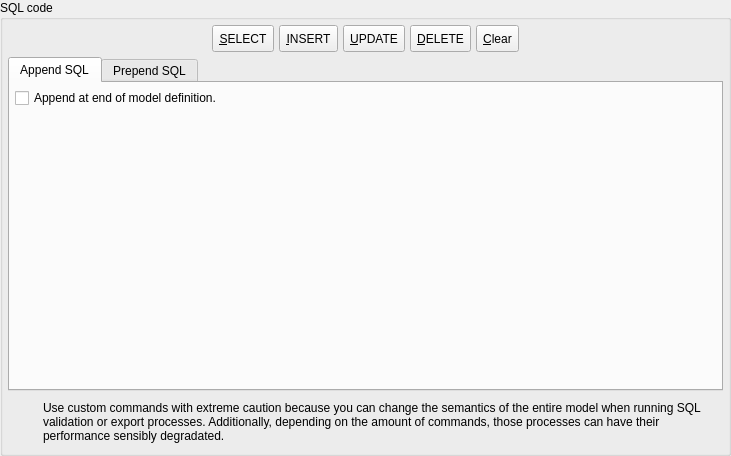
<?xml version="1.0" encoding="UTF-8"?>
<ui version="4.0">
 <class>CustomSQLWidget</class>
 <widget class="QWidget" name="CustomSQLWidget">
  <property name="geometry">
   <rect>
    <x>0</x>
    <y>0</y>
    <width>731</width>
    <height>456</height>
   </rect>
  </property>
  <property name="sizePolicy">
   <sizepolicy hsizetype="Expanding" vsizetype="Expanding">
    <horstretch>0</horstretch>
    <verstretch>0</verstretch>
   </sizepolicy>
  </property>
  <property name="minimumSize">
   <size>
    <width>0</width>
    <height>0</height>
   </size>
  </property>
  <property name="windowTitle">
   <string>Add custom SQL code</string>
  </property>
  <layout class="QGridLayout" name="sqlappend_grid">
   <property name="leftMargin">
    <number>0</number>
   </property>
   <property name="topMargin">
    <number>0</number>
   </property>
   <property name="rightMargin">
    <number>0</number>
   </property>
   <property name="bottomMargin">
    <number>0</number>
   </property>
   <property name="spacing">
    <number>5</number>
   </property>
   <item row="0" column="0">
    <widget class="QGroupBox" name="sqlcode_grp">
     <property name="title">
      <string>SQL code</string>
     </property>
     <layout class="QVBoxLayout" name="verticalLayout_3">
      <property name="spacing">
       <number>5</number>
      </property>
      <property name="leftMargin">
       <number>5</number>
      </property>
      <property name="topMargin">
       <number>5</number>
      </property>
      <property name="rightMargin">
       <number>5</number>
      </property>
      <property name="bottomMargin">
       <number>5</number>
      </property>
      <item>
       <layout class="QHBoxLayout" name="horizontalLayout">
        <property name="spacing">
         <number>5</number>
        </property>
        <item>
         <spacer name="horizontalSpacer">
          <property name="orientation">
           <enum>Qt::Horizontal</enum>
          </property>
          <property name="sizeHint" stdset="0">
           <size>
            <width>40</width>
            <height>20</height>
           </size>
          </property>
         </spacer>
        </item>
        <item>
         <widget class="QToolButton" name="select_tb">
          <property name="sizePolicy">
           <sizepolicy hsizetype="Preferred" vsizetype="Preferred">
            <horstretch>0</horstretch>
            <verstretch>0</verstretch>
           </sizepolicy>
          </property>
          <property name="minimumSize">
           <size>
            <width>0</width>
            <height>27</height>
           </size>
          </property>
          <property name="font">
           <font>
            <italic>false</italic>
           </font>
          </property>
          <property name="toolTip">
           <string>Puts an SELECT command template at current cursor position.</string>
          </property>
          <property name="text">
           <string>&amp;SELECT</string>
          </property>
          <property name="icon">
           <iconset resource="../../res/resources.qrc">
            <normaloff>:/icons/icons/objselect.png</normaloff>:/icons/icons/objselect.png</iconset>
          </property>
          <property name="iconSize">
           <size>
            <width>25</width>
            <height>25</height>
           </size>
          </property>
          <property name="popupMode">
           <enum>QToolButton::InstantPopup</enum>
          </property>
          <property name="toolButtonStyle">
           <enum>Qt::ToolButtonTextBesideIcon</enum>
          </property>
         </widget>
        </item>
        <item>
         <widget class="QToolButton" name="insert_tb">
          <property name="sizePolicy">
           <sizepolicy hsizetype="Preferred" vsizetype="Preferred">
            <horstretch>0</horstretch>
            <verstretch>0</verstretch>
           </sizepolicy>
          </property>
          <property name="minimumSize">
           <size>
            <width>0</width>
            <height>27</height>
           </size>
          </property>
          <property name="font">
           <font>
            <italic>false</italic>
           </font>
          </property>
          <property name="toolTip">
           <string>Puts an INSERT command template at current cursor position.</string>
          </property>
          <property name="text">
           <string>&amp;INSERT</string>
          </property>
          <property name="icon">
           <iconset resource="../../res/resources.qrc">
            <normaloff>:/icons/icons/add.png</normaloff>:/icons/icons/add.png</iconset>
          </property>
          <property name="iconSize">
           <size>
            <width>25</width>
            <height>25</height>
           </size>
          </property>
          <property name="popupMode">
           <enum>QToolButton::InstantPopup</enum>
          </property>
          <property name="toolButtonStyle">
           <enum>Qt::ToolButtonTextBesideIcon</enum>
          </property>
         </widget>
        </item>
        <item>
         <widget class="QToolButton" name="update_tb">
          <property name="sizePolicy">
           <sizepolicy hsizetype="Preferred" vsizetype="Preferred">
            <horstretch>0</horstretch>
            <verstretch>0</verstretch>
           </sizepolicy>
          </property>
          <property name="minimumSize">
           <size>
            <width>0</width>
            <height>27</height>
           </size>
          </property>
          <property name="font">
           <font>
            <italic>false</italic>
           </font>
          </property>
          <property name="toolTip">
           <string>Puts an UPDATE command template at current cursor position.</string>
          </property>
          <property name="text">
           <string>&amp;UPDATE</string>
          </property>
          <property name="icon">
           <iconset resource="../../res/resources.qrc">
            <normaloff>:/icons/icons/refresh.png</normaloff>:/icons/icons/refresh.png</iconset>
          </property>
          <property name="iconSize">
           <size>
            <width>25</width>
            <height>25</height>
           </size>
          </property>
          <property name="popupMode">
           <enum>QToolButton::InstantPopup</enum>
          </property>
          <property name="toolButtonStyle">
           <enum>Qt::ToolButtonTextBesideIcon</enum>
          </property>
         </widget>
        </item>
        <item>
         <widget class="QToolButton" name="delete_tb">
          <property name="sizePolicy">
           <sizepolicy hsizetype="Preferred" vsizetype="Preferred">
            <horstretch>0</horstretch>
            <verstretch>0</verstretch>
           </sizepolicy>
          </property>
          <property name="minimumSize">
           <size>
            <width>0</width>
            <height>27</height>
           </size>
          </property>
          <property name="font">
           <font>
            <italic>false</italic>
           </font>
          </property>
          <property name="toolTip">
           <string>Puts an DELETE command template at current cursor position.</string>
          </property>
          <property name="text">
           <string>&amp;DELETE</string>
          </property>
          <property name="icon">
           <iconset resource="../../res/resources.qrc">
            <normaloff>:/icons/icons/delete.png</normaloff>:/icons/icons/delete.png</iconset>
          </property>
          <property name="iconSize">
           <size>
            <width>25</width>
            <height>25</height>
           </size>
          </property>
          <property name="popupMode">
           <enum>QToolButton::InstantPopup</enum>
          </property>
          <property name="toolButtonStyle">
           <enum>Qt::ToolButtonTextBesideIcon</enum>
          </property>
         </widget>
        </item>
        <item>
         <widget class="QToolButton" name="clear_tb">
          <property name="sizePolicy">
           <sizepolicy hsizetype="Preferred" vsizetype="Preferred">
            <horstretch>0</horstretch>
            <verstretch>0</verstretch>
           </sizepolicy>
          </property>
          <property name="font">
           <font>
            <italic>false</italic>
           </font>
          </property>
          <property name="toolTip">
           <string/>
          </property>
          <property name="text">
           <string>&amp;Clear</string>
          </property>
          <property name="icon">
           <iconset resource="../../res/resources.qrc">
            <normaloff>:/icons/icons/cleartext.png</normaloff>:/icons/icons/cleartext.png</iconset>
          </property>
          <property name="iconSize">
           <size>
            <width>25</width>
            <height>25</height>
           </size>
          </property>
          <property name="toolButtonStyle">
           <enum>Qt::ToolButtonTextBesideIcon</enum>
          </property>
         </widget>
        </item>
        <item>
         <spacer name="horizontalSpacer_2">
          <property name="orientation">
           <enum>Qt::Horizontal</enum>
          </property>
          <property name="sizeHint" stdset="0">
           <size>
            <width>40</width>
            <height>20</height>
           </size>
          </property>
         </spacer>
        </item>
       </layout>
      </item>
      <item>
       <widget class="QTabWidget" name="sqlcodes_twg">
        <property name="currentIndex">
         <number>0</number>
        </property>
        <widget class="QWidget" name="tab">
         <attribute name="title">
          <string>Append SQL</string>
         </attribute>
         <layout class="QVBoxLayout" name="verticalLayout_2">
          <property name="spacing">
           <number>5</number>
          </property>
          <property name="leftMargin">
           <number>5</number>
          </property>
          <property name="topMargin">
           <number>5</number>
          </property>
          <property name="rightMargin">
           <number>5</number>
          </property>
          <property name="bottomMargin">
           <number>5</number>
          </property>
          <item>
           <widget class="QCheckBox" name="end_of_model_chk">
            <property name="toolTip">
             <string>Append the SQL code at the very end of model definition.
Unchecking this will cause the SQL to be appended at the end of CREATE DATABASE command.</string>
            </property>
            <property name="text">
             <string>Append at end of model definition.</string>
            </property>
           </widget>
          </item>
          <item>
           <widget class="QWidget" name="append_sql_wgt" native="true"/>
          </item>
         </layout>
        </widget>
        <widget class="QWidget" name="tab_2">
         <attribute name="title">
          <string>Prepend SQL</string>
         </attribute>
         <layout class="QVBoxLayout" name="verticalLayout">
          <property name="spacing">
           <number>5</number>
          </property>
          <property name="leftMargin">
           <number>5</number>
          </property>
          <property name="topMargin">
           <number>5</number>
          </property>
          <property name="rightMargin">
           <number>5</number>
          </property>
          <property name="bottomMargin">
           <number>5</number>
          </property>
          <item>
           <widget class="QCheckBox" name="begin_of_model_chk">
            <property name="toolTip">
             <string>Append the SQL code at the very end of model definition.
Unchecking this will cause the SQL to be appended at the end of CREATE DATABASE command.</string>
            </property>
            <property name="text">
             <string>Prepend at beginning of model definition.</string>
            </property>
           </widget>
          </item>
          <item>
           <widget class="QWidget" name="prepend_sql_wgt" native="true"/>
          </item>
         </layout>
        </widget>
       </widget>
      </item>
      <item>
       <widget class="QFrame" name="alert_frm">
        <property name="sizePolicy">
         <sizepolicy hsizetype="Preferred" vsizetype="Fixed">
          <horstretch>0</horstretch>
          <verstretch>0</verstretch>
         </sizepolicy>
        </property>
        <property name="minimumSize">
         <size>
          <width>0</width>
          <height>0</height>
         </size>
        </property>
        <property name="frameShape">
         <enum>QFrame::NoFrame</enum>
        </property>
        <property name="frameShadow">
         <enum>QFrame::Raised</enum>
        </property>
        <layout class="QGridLayout" name="gridLayout_2">
         <property name="leftMargin">
          <number>5</number>
         </property>
         <property name="topMargin">
          <number>5</number>
         </property>
         <property name="rightMargin">
          <number>5</number>
         </property>
         <property name="bottomMargin">
          <number>5</number>
         </property>
         <property name="spacing">
          <number>5</number>
         </property>
         <item row="0" column="0">
          <widget class="QLabel" name="icon_lbl">
           <property name="maximumSize">
            <size>
             <width>25</width>
             <height>25</height>
            </size>
           </property>
           <property name="text">
            <string/>
           </property>
           <property name="textFormat">
            <enum>Qt::AutoText</enum>
           </property>
           <property name="pixmap">
            <pixmap resource="../../res/resources.qrc">:/icons/icons/alert.png</pixmap>
           </property>
           <property name="scaledContents">
            <bool>true</bool>
           </property>
          </widget>
         </item>
         <item row="0" column="1">
          <widget class="QLabel" name="message_lbl">
           <property name="font">
            <font>
             <bold>false</bold>
             <underline>false</underline>
             <strikeout>false</strikeout>
             <kerning>true</kerning>
            </font>
           </property>
           <property name="text">
            <string>&lt;html&gt;&lt;head/&gt;&lt;body&gt;&lt;p&gt;Use custom commands with extreme caution because you can change the semantics of the entire model when running SQL validation or export processes. Additionally, depending on the amount of commands, those processes can have their performance sensibly degradated.&lt;/p&gt;&lt;/body&gt;&lt;/html&gt;</string>
           </property>
           <property name="wordWrap">
            <bool>true</bool>
           </property>
          </widget>
         </item>
        </layout>
       </widget>
      </item>
     </layout>
    </widget>
   </item>
  </layout>
 </widget>
 <tabstops>
  <tabstop>select_tb</tabstop>
  <tabstop>insert_tb</tabstop>
  <tabstop>update_tb</tabstop>
  <tabstop>delete_tb</tabstop>
  <tabstop>clear_tb</tabstop>
 </tabstops>
 <resources>
  <include location="../../res/resources.qrc"/>
  <include location="../../res/resources.qrc"/>
 </resources>
 <connections/>
</ui>
